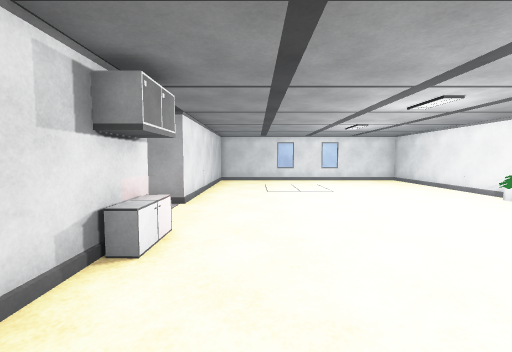
view 1 (above)

24 first-person views from a walk through a scene from a Unity 3-D project. The camera is 1.5 m above the floor, tilts 4° down and sees 90° across. The floor is counted in squares, 1 m on a side. Each view is taken from the middle of a square. On the plan, view 1 faces up. The plan holds only what a view shows up to about 13 squares ahead; the rest is blank. The place goes on beyond the plan. Some trees and plants on the terrain are drawn as simple stand-ins. The player is left out. Some surface patterns are stand-ins.

view 2
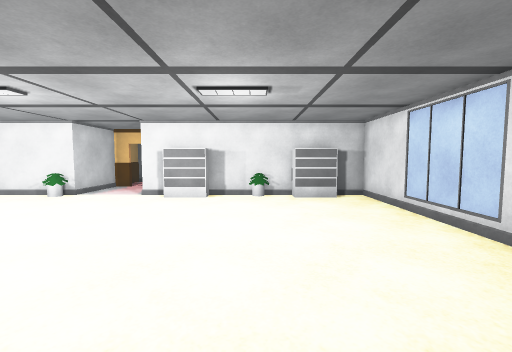

view 3
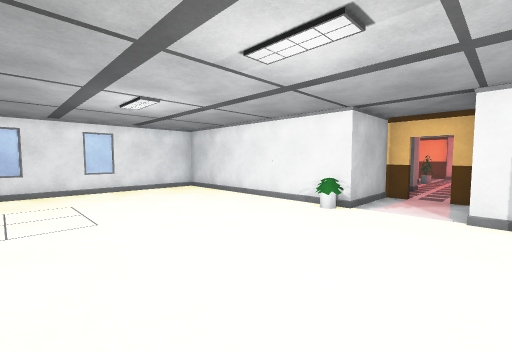

view 4
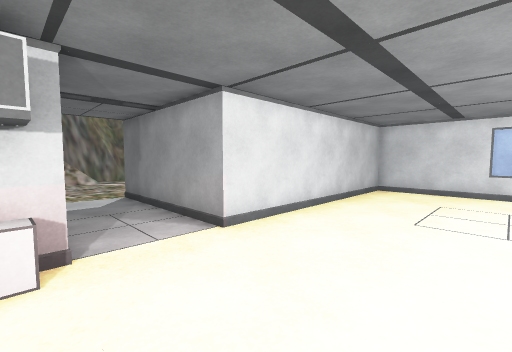

view 5
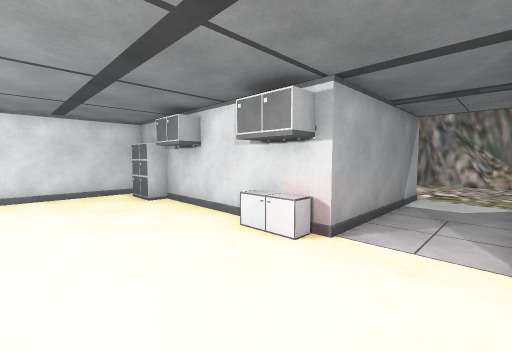

view 6
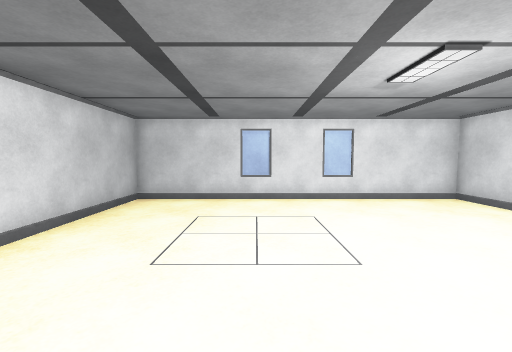

view 7
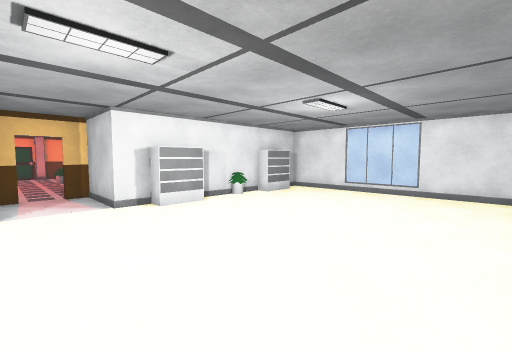

view 8
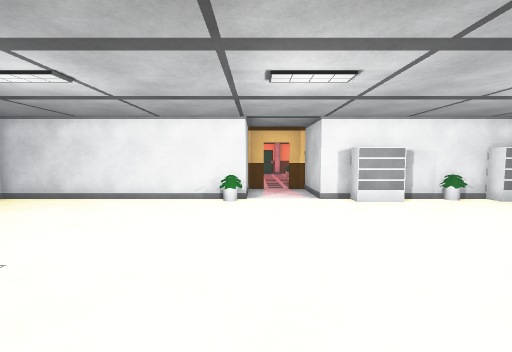

view 9
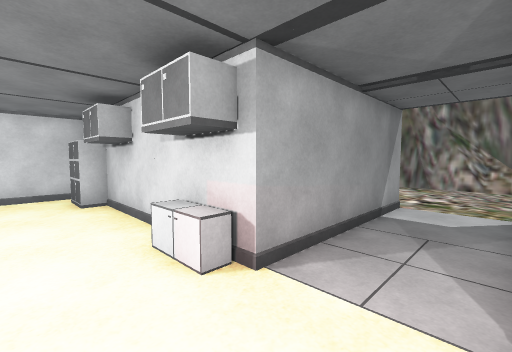

view 10
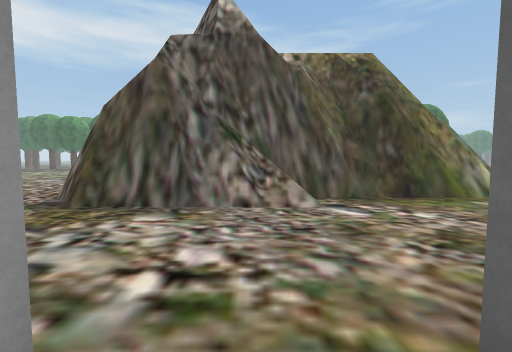

view 11
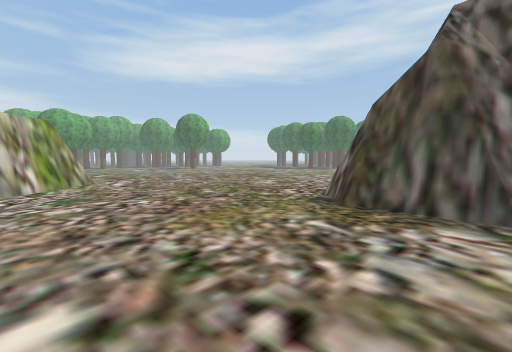

view 12
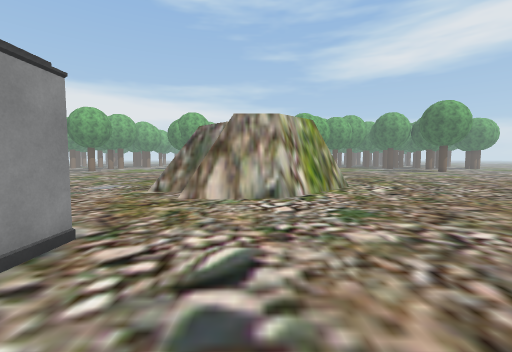

view 13
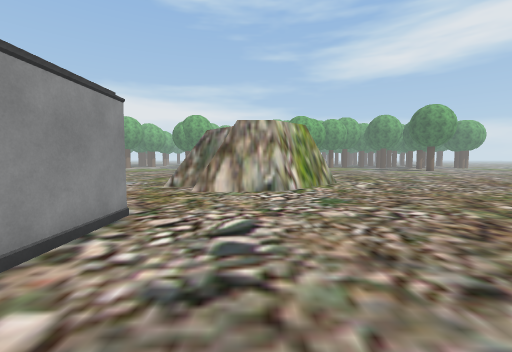

view 14
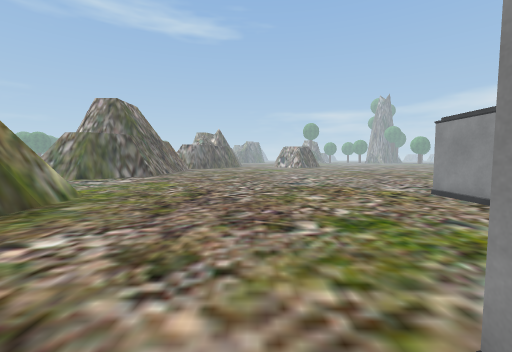

view 15
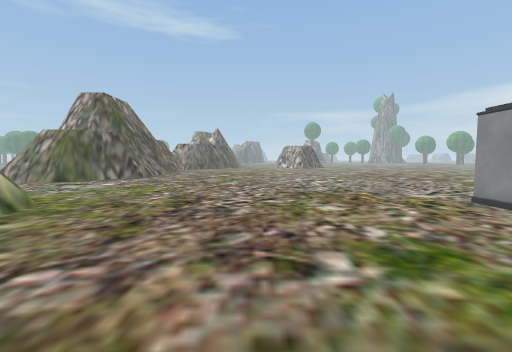

view 16
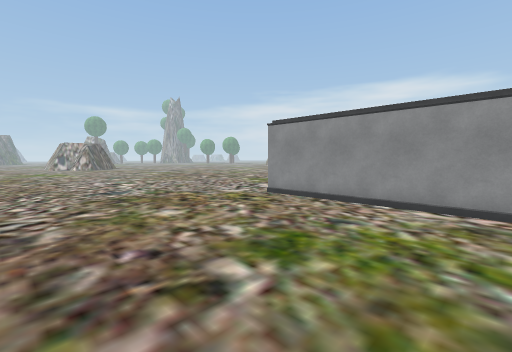

view 17
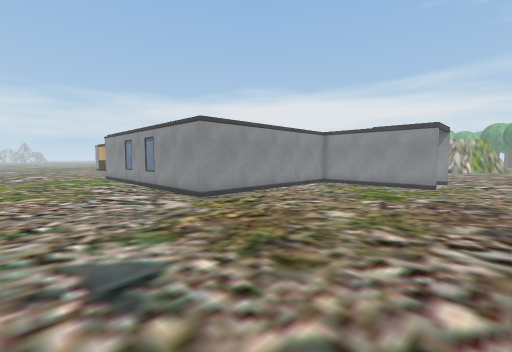

view 18
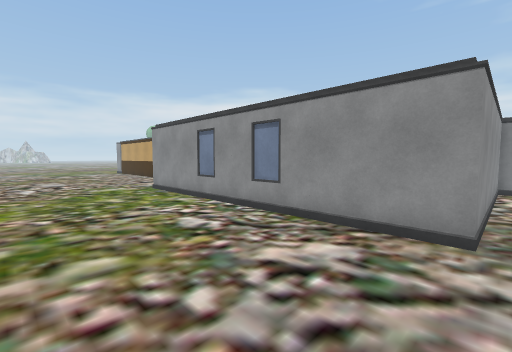

view 19
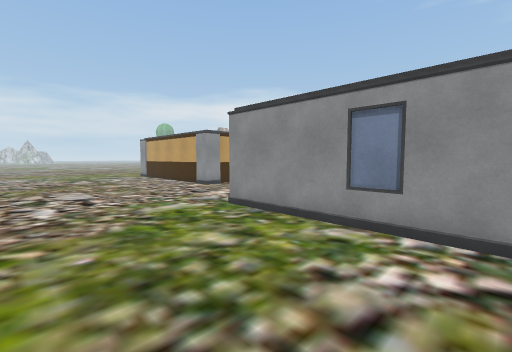

view 20
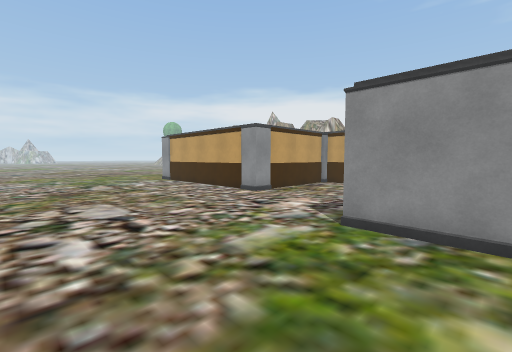

view 21
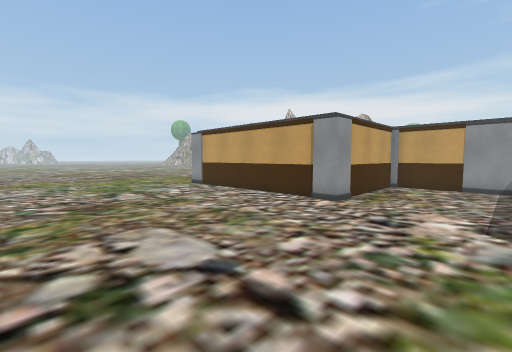

view 22
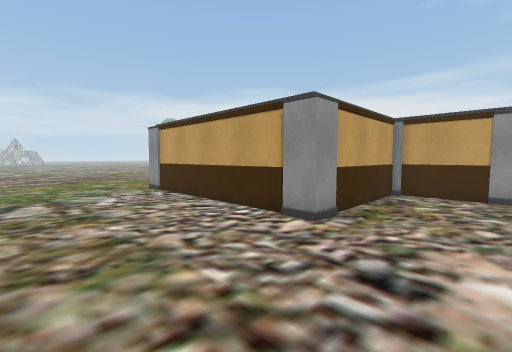

view 23
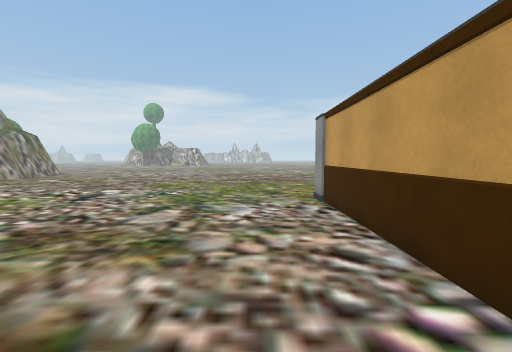

view 24
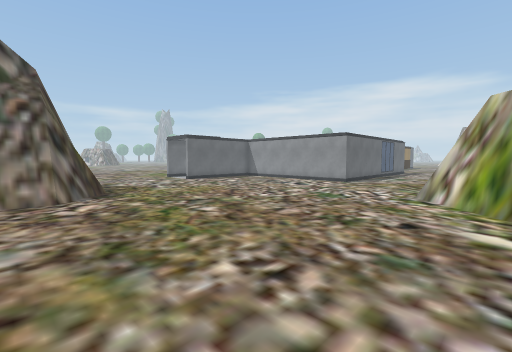

### Floor plan
Key: @ floor where view 1 was taken; # wall or solid block; . floor; / step, stairs or slope; = window, fence, low wall or low ledge; C cabinet; S shelf; P pillar; O other object.
Columns run from 18 left of view 1 to 24 right of it. Each row starts with its distance up from view 1.
 23        ....................................
 22 ...........................................
 21 ...........................................
 20 ...........................................
 19 ...........................................
 18 ................############...............
 17  =..............#..........##..............
 16 ##..............#...........#..............
 15 ##..............#...........#.....#########
 14 ##..............#...........#....#P       P
 13 ##..............#...........#....#
 12 ##..............#...........#....##
 11 ##..............#...........#.....#
 10 ##..............#...........#.....#
  9 ##//......#######..........O#######
  8 ##//...........................#..P.
  7  #==................................
  6  ###......######............####
  5  ###...... .    C...........#
  4   ##.......     C..........S
  3   ##.........   #..........S
  2   ##........    #...........#
  1  ###............#..........O#
  0 ###.............#.@.........#
 -1 ................C..........S
 -2 ................C..........S
 -3 ................######.#####
 -4 .................    ####
 -5 ..................
 -6 ..................
 -7 ...................
 -8 ....................
 -9 ...........####=....
-10 ..........#####=.....
-11 .........##   ###=...
-12 ........##     ## ...

Where each view was taken, in squares from view 1:
view 1: 0 up, 0 right, facing up
view 2: 1 up, 1 left, facing right
view 3: 5 up, 2 right, facing up-right
view 4: 5 up, 2 right, facing up-left
view 5: 8 up, 2 right, facing down-left
view 6: 8 up, 2 right, facing up
view 7: 8 up, 1 right, facing down-right
view 8: 8 up, 0 right, facing right
view 9: 8 up, 0 right, facing down-left
view 10: 7 up, 7 left, facing left
view 11: 5 up, 7 left, facing down-left
view 12: 1 up, 6 left, facing down
view 13: 3 up, 6 left, facing down
view 14: 7 up, 10 left, facing up
view 15: 9 up, 10 left, facing up
view 16: 10 up, 11 left, facing up-right
view 17: 23 up, 11 left, facing down-right
view 18: 23 up, 3 left, facing down-right
view 19: 23 up, 3 right, facing down-right
view 20: 23 up, 7 right, facing down-right
view 21: 23 up, 11 right, facing down-right
view 22: 20 up, 12 right, facing down-right
view 23: 17 up, 15 right, facing right
view 24: 11 down, 18 left, facing up-right
